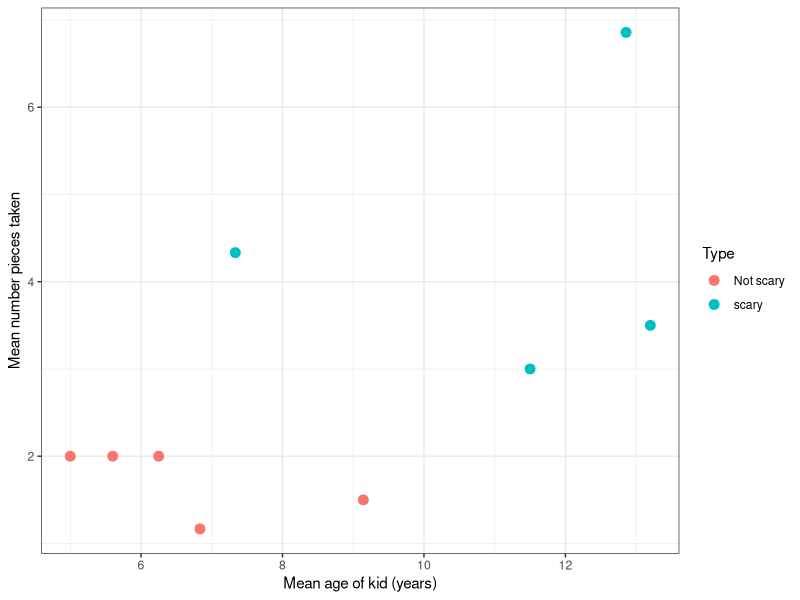
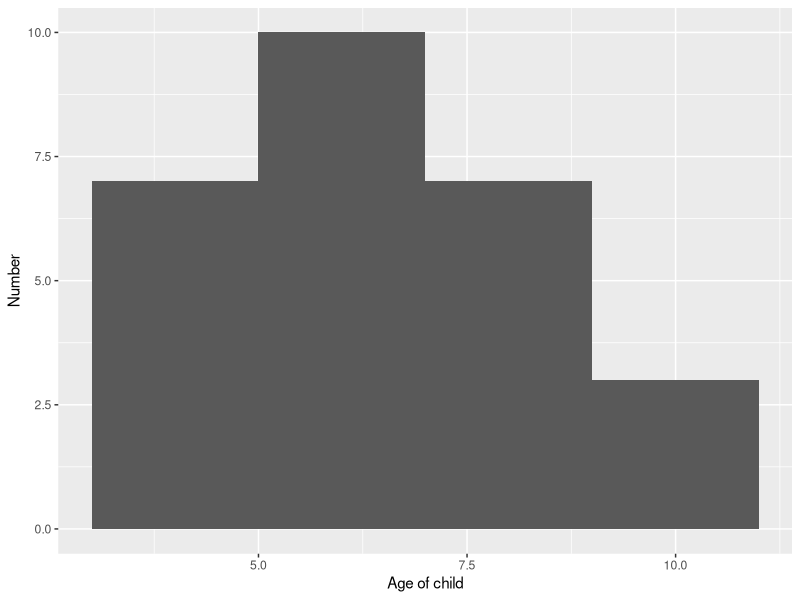
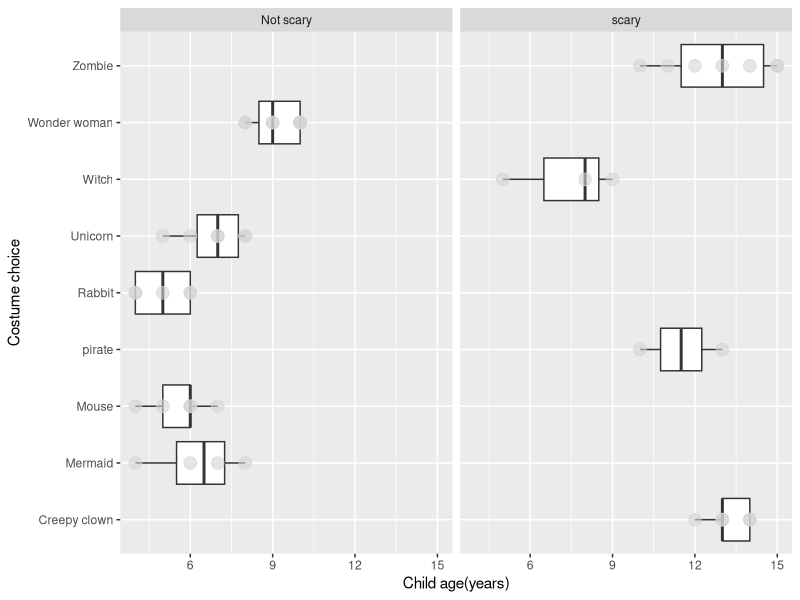

Reproduce these figures in R, in order.
## ---- chunk 1
rm(list=ls()) #clear R's memory
#Adding necessary packages
library(here)
library(dplyr)
library(ggplot2)
## ---- chunk 2
here() #See where R is looking
halloween<- read.csv(here("Problem-Set-2", "Data for the code", "Halloween_data_PS2.csv"), stringsAsFactors = TRUE) 
#I needed to first bring R into my Problem set 2 folder, since R was looking just in the project. 
#Given we wanted both Costume and Type as factors and not as character, I did stringsAsFactors=TRUE to make them factor variables right away.
## ---- chunk 3
names(halloween) #shows column names
## ---- chunk 4
summary(halloween) # provides a summary of the data
## ---- chunk 5
levels(halloween$Type) #shows the choices available for the column.
## ---- chunk 6
tbl_df(halloween) # make a table of your data
## ---- chunk 7
sfix<-which(halloween$Type== "Scary" | halloween$Type== "scary " )
halloween$Type[sfix]<- "scary"
## ---- chunk 8
tbl_df(halloween)
## ---- chunk 9
halloween$Type<- factor(halloween$Type)
# Assign the factors that are now in the column Type to the column Type. 
## ---- chunk 10
levels(halloween$Type)
## ---- chunk 11
levels(halloween$Costume)
## ---- chunk 12
cfix<-which(halloween$Costume== "creepy clown" | halloween$Costume== "clown" )
halloween$Costume[cfix]<- "Creepy clown"

wfix<-which(halloween$Costume== "witch" | halloween$Costume== "witch " )
halloween$Costume[wfix]<- "Witch"

wwfix<-which(halloween$Costume== "wonder woman" | halloween$Costume== "Wonder Woman" )
halloween$Costume[wwfix]<- "Wonder woman"
## ---- chunk 13
halloween$Costume<- factor(halloween$Costume)
levels(halloween$Costume)
## ---- chunk 14
halloween_means<-halloween %>% group_by(Costume, Type) %>% summarize(mean_candy=mean(candy_pieces, na.rm=TRUE), mean_age=mean(age, na.rm=TRUE))
#na.rm tells R to ignore the NA data and calculate the mean anyway.
## ---- chunk 15
ggplot(data=halloween_means, aes(x=mean_age, y=mean_candy, colour=Type)) + xlab("Mean age of kid (years)") + ylab("Mean number pieces taken")+ geom_point(size=3) + theme_bw()



#use ggplot to layer a graph together first taking the data from the halloween_means table, make the x and y axis as noted and call them what is noted with xlab and ylab.Then add points, making the size 3, which seems the closest to the size you chose, and the theme of the graph black and white colored.  
## ---- chunk 16
histogram<-halloween %>% filter(halloween$Type=="Not scary" & halloween$age<=10)
# take the halloween data and show only the data where the type is not scary and the child is 1o years or younger in a new dataframe called histogram. 
## ---- chunk 17
ggplot(data=histogram, aes(x=age)) + xlab("Age of child") + ylab("Number") + geom_histogram(binwidth=2)
## ---- chunk 18
ggplot(data=halloween, aes(x=Costume, y=age)) + ylab("Child age(years)") + xlab("Costume choice") + geom_boxplot() + geom_point(size=4, colour='lightgrey', alpha=0.6) + facet_wrap(~Type)+ coord_flip()
#facet_wrap splits it into two figures side by side
#geom_point() adds points to the data with the color being light grey and slightly see through using alpha. 
#coord_fip switches around the x and y axis. Another option, is to just make x=age and y=Costume. 
